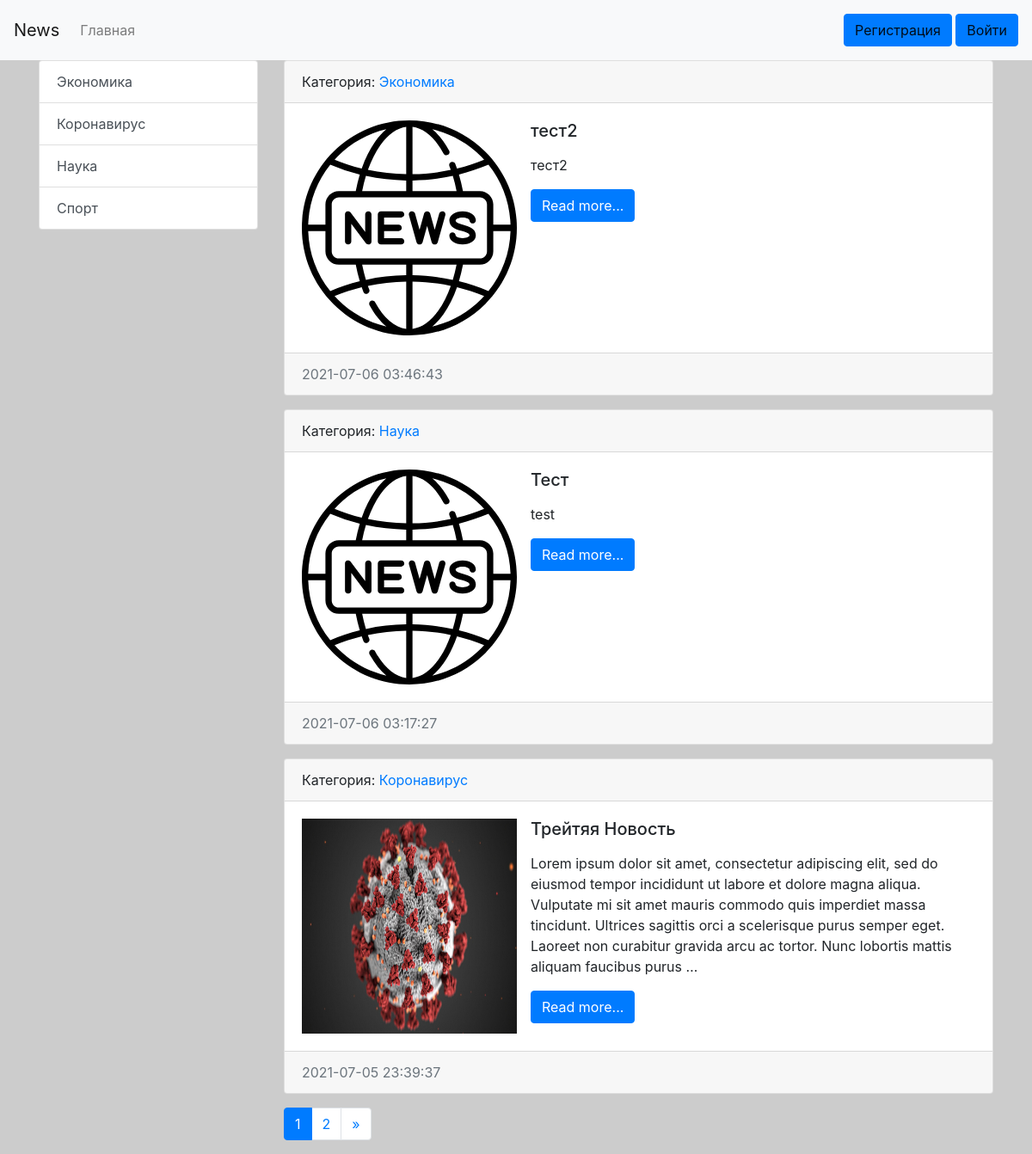
Before: / with the older database file.
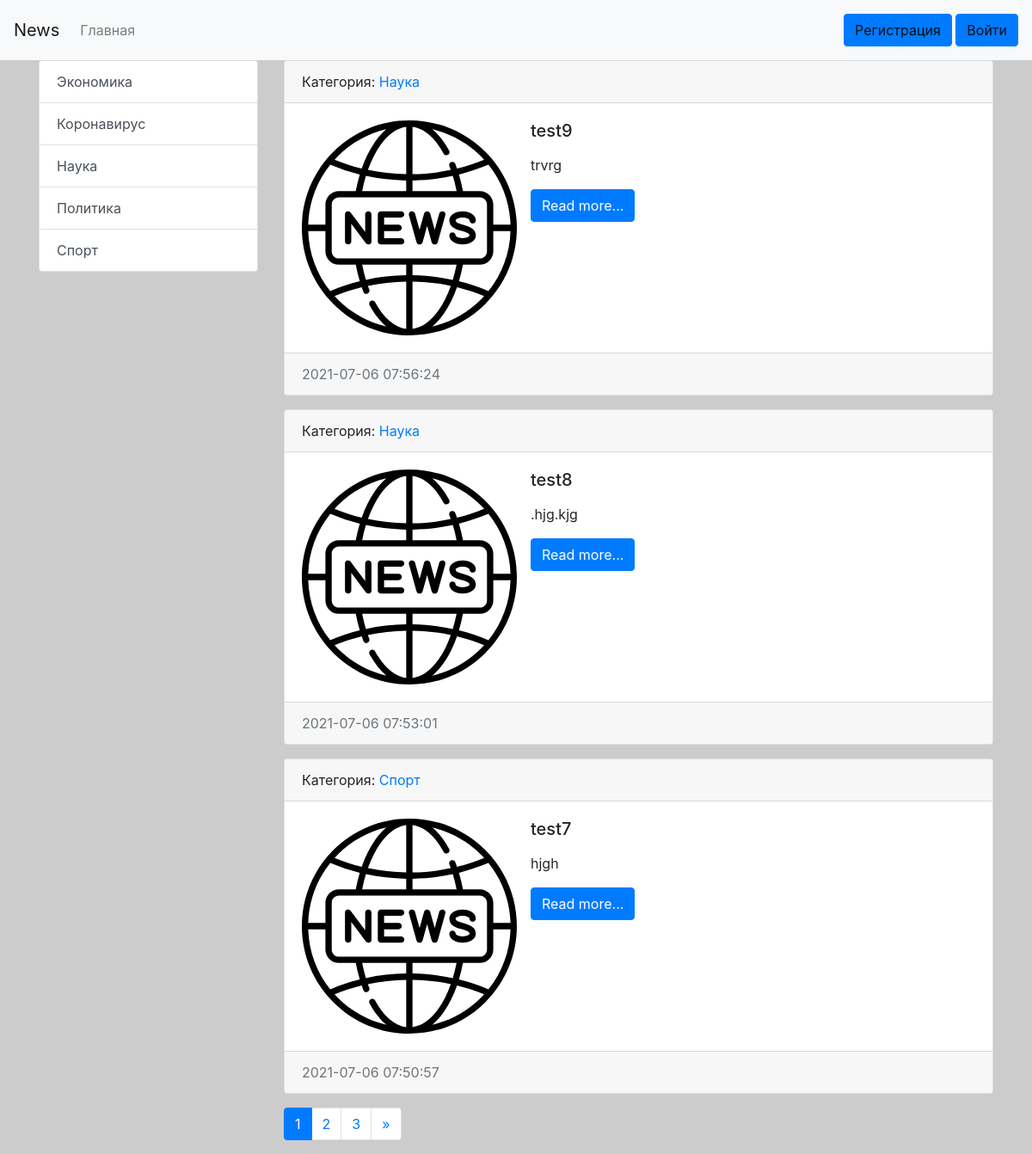
After: the same page with the newer database file.
### news/models.py (models this page shows, shortened)
class Category(models.Model):
    title = models.CharField(max_length=150)
    slug = models.SlugField(max_length=150, verbose_name='url', unique=True)
    def get_absolute_url(self):
        return reverse('category', kwargs={'slug': self.slug})
    def __str__(self):
        return self.title
    class Meta:
        verbose_name = 'Категория'
        verbose_name_plural = 'Категории'
        ordering = ['title']

class Post(models.Model):
    author = models.ForeignKey(User, blank=True, verbose_name='Автор', on_delete=models.CASCADE)
    title = models.CharField(max_length=150, verbose_name='Наименование')
    slug = models.SlugField(max_length=150, verbose_name='url', unique=True)
    content = models.TextField(blank=True, verbose_name='Контент')
    created_at = models.DateTimeField(auto_now_add=True, verbose_name='Опубликовано')
    updated_at = models.DateTimeField(auto_now=True, verbose_name='Обновлено')
    photo = models.ImageField(upload_to='photos/%Y/%m/%d/', verbose_name='Фото', blank=True)
    is_published = models.BooleanField(default=True, verbose_name='Отображать')
    category = models.ForeignKey(Category, on_delete=models.PROTECT, verbose_name='Категория', related_name='posts')
    tags = models.ManyToManyField(Tag, blank=True, verbose_name='Тег', related_name='posts')
    views = models.IntegerField(default=0, verbose_name='Кол-во просмотров')
    def get_absolute_url(self):
        return reverse('post', kwargs={'slug': self.slug})
    class Meta:
        verbose_name = 'Новость'
        verbose_name_plural = 'Новости'
        ordering = ['-created_at']

### news/views.py (the view)
# urls.py: path('', Home.as_view(), name='home'),
class Home(ListView):
    model = Post
    template_name = 'news/home_news_list.html'
    context_object_name = 'posts'
    paginate_by = 3
    def get_context_data(self, *, object_list=None, **kwargs):
        context = super().get_context_data(**kwargs)
        context['title'] = 'Главная страница'
        return context
    def get_queryset(self):
        return Post.objects.filter(is_published=True).select_related('category')

### news/templatetags/news_tags.py (called while the page is built)
@register.inclusion_tag('news/list_categories.html')
def show_categories():
    categories = Category.objects.annotate(cnt=Count('posts')).filter(cnt__gt=0)
    return {'categories': categories}

### news/templates/news/home_news_list.html (shortened to what this page needs)
{% extends "base.html" %}
{% block sidebar %}
{% include 'inc/_sidebar.html' %}
{% endblock %}
{% block content %}
{% for post in posts %}
<div class="card mb-3">
    <div class="card-header">
        Категория: <a href="{{ post.category.get_absolute_url }}">   {{ post.category }}</a>
    </div>
    <div class="card-body">
        <div class="media">
            {% if post.photo %}
            <img src="{{ post.photo.url }}" alt="" height="250" width="250" class="mr-3 rounded-0">
            {% else %}
            <img src="/static/img/news.svg" alt="" height="250" width="250" class="mr-3 rounded-0">
            {% endif %}
            <div class="media-body">
                <h5 class="card-title">{{ post.title }}</h5>
                <p class="card-text">{{ post.content|safe|linebreaks|truncatewords:50 }}</p>
                <a href="{{ post.get_absolute_url }}" class="btn btn-primary">Read more...</a>
            </div>
        </div>
    </div>
    <div class="card-footer text-muted">
        {{ post.created_at|date:"Y-m-d H:i:s" }}
    </div>
</div>
{% endfor %}
{% endblock %}

### templates/base.html (shortened to what this page needs)
{% load static %}
<!doctype html>
<html lang="en">
<head>
    <link rel="stylesheet" href="{% static 'bootstrap/css/bootstrap.min.css' %}">
    <link rel="stylesheet" href="{% static 'css/style.css' %}">
</head>
<body>
{% include 'inc/_nav.html' %}
<div class="container">
    <div class="row">
        <div class="col-md-3">
            {% block sidebar %}SIDEBAR{% endblock %}
        </div>
        <div class="col-md-9">
            {% block content %}CONTENT{% endblock %}
            {% if page_obj.has_other_pages %}
            <nav aria-label="Page navigation example">
                <ul class="pagination">
                    {% for p in page_obj.paginator.page_range %}
                    {% if page_obj.number == p %}
                    <li class="page-item active" aria-current="page">
                        <a class="page-link" href="?page={{ p }}">{{ p }}<span class="sr-only">(current)</span></a>
                    </li>
                    {% elif p > page_obj.number|add:-3 and p < page_obj.number|add:3 %}
                    <li class="page-item">
                        <a class="page-link" href="?page={{ p }}">{{ p }}</a>
                    </li>
                    {% endif %}
                    {% endfor %}
                    {% if page_obj.has_next %}
                    <li class="page-item">
                        <a class="page-link" href="?page={{ page_obj.next_page_number }}" tabindex="-1">&raquo;</a>
                    </li>
                    {% endif %}
                </ul>
            </nav>
            {% endif %}
        </div>
    </div>
</div>
</body>
</html>

### templates/inc/_nav.html (shortened to what this page needs)
<nav class="navbar navbar-expand-lg navbar-light bg-light">
    <a class="navbar-brand" href="{% url 'home' %}">News</a>
    <div class="collapse navbar-collapse" id="navbarSupportedContent">
        <ul class="navbar-nav mr-auto">
            <li class="nav-item"><a class="nav-link" href="{% url 'home' %}">Главная</a></li>
        </ul>
        <span class="navbar-text">
            {% if request.user.is_authenticated %}
            Добро пожаловать, {{ user.username }} | <a class="btn btn-primary" href="{% url 'logout' %}" role="button">Выход</a>
            {% else %}
            <a class="btn btn-primary" href="{% url 'register' %}" role="button">Регистрация</a> <a class="btn btn-primary" href="{% url 'login' %}" role="button">Войти</a>
            {% endif %}
        </span>
    </div>
</nav>

### templates/inc/_sidebar.html (shortened to what this page needs)
{% load news_tags %}
{% show_categories %}

### news/templates/news/list_categories.html
<div class="list-group">
    {% for item in categories %}
    <a href="{{ item.get_absolute_url }}" class="list-group-item list-group-item-action">{{ item.title }}</a>
    {% endfor %}
</div>

### sitenews/static/css/style.css (style rules this page uses)
body { background-color: #ccc; }

Changed rows visible on the page:
no longer on this page (row edited): Post: category "Экономика", title "тест2", content "тест2", created_at "2021-07-06 03:46:43"
no longer on this page (row unchanged): Post: category "Наука", title "Тест", content "test", created_at "2021-07-06 03:17:27"
no longer on this page (row unchanged): Post: category "Коронавирус", photo (picture), title "Трейтяя Новость", content "Lorem ipsum dolor sit amet, consectetur adipiscing elit, sed do eiusmod tempor incididunt ut labore et dolore magna aliqua. Vulputate mi sit amet mauris commodo quis imperdiet massa tincidunt. Ultrices sagittis orci a scelerisque purus semper eget. Laoreet non curabitur gravida arcu ac tortor. Nunc lobortis mattis aliquam faucibus purus …", created_at "2021-07-05 23:39:37"
now on this page (row unchanged): Category: title "Политика"
added Post: category "Наука", title "test9", content "trvrg", created_at "2021-07-06 07:56:24"
added Post: category "Наука", title "test8", content ".hjg.kjg", created_at "2021-07-06 07:53:01"
added Post: category "Спорт", title "test7", content "hjgh", created_at "2021-07-06 07:50:57"
Other visible differences:
new list line: "3"
